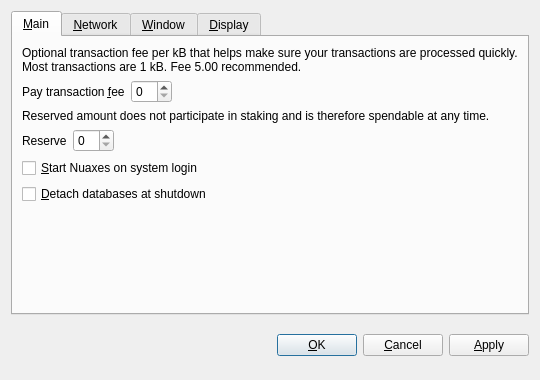
<?xml version="1.0" encoding="UTF-8"?>
<ui version="4.0">
 <class>OptionsDialog</class>
 <widget class="QDialog" name="OptionsDialog">
  <property name="geometry">
   <rect>
    <x>0</x>
    <y>0</y>
    <width>540</width>
    <height>380</height>
   </rect>
  </property>
  <property name="windowTitle">
   <string>Options</string>
  </property>
  <property name="modal">
   <bool>true</bool>
  </property>
  <layout class="QVBoxLayout" name="verticalLayout">
   <item>
    <widget class="QTabWidget" name="tabWidget">
     <property name="tabPosition">
      <enum>QTabWidget::North</enum>
     </property>
     <property name="currentIndex">
      <number>0</number>
     </property>
     <widget class="QWidget" name="tabMain">
      <attribute name="title">
       <string>&amp;Main</string>
      </attribute>
      <layout class="QVBoxLayout" name="verticalLayout_Main">
       <item>
        <widget class="QLabel" name="transactionFeeInfoLabel">
         <property name="text">
          <string>Optional transaction fee per kB that helps make sure your transactions are processed quickly. Most transactions are 1 kB. Fee 5.00 recommended.</string>
         </property>
         <property name="textFormat">
          <enum>Qt::PlainText</enum>
         </property>
         <property name="wordWrap">
          <bool>true</bool>
         </property>
        </widget>
       </item>
       <item>
        <layout class="QHBoxLayout" name="horizontalLayoutFee">
         <item>
          <widget class="QLabel" name="transactionFeeLabel">
           <property name="text">
            <string>Pay transaction &amp;fee</string>
           </property>
           <property name="textFormat">
            <enum>Qt::PlainText</enum>
           </property>
           <property name="buddy">
            <cstring>transactionFee</cstring>
           </property>
          </widget>
         </item>
         <item>
          <widget class="BitcoinAmountField" name="transactionFee"/>
         </item>
         <item>
          <spacer name="horizontalSpacerFee">
           <property name="orientation">
            <enum>Qt::Horizontal</enum>
           </property>
           <property name="sizeHint" stdset="0">
            <size>
             <width>40</width>
             <height>20</height>
            </size>
           </property>
          </spacer>
         </item>
        </layout>
       </item>
       <item>
        <widget class="QLabel" name="reserveBalanceInfoLabel">
         <property name="text">
          <string>Reserved amount does not participate in staking and is therefore spendable at any time.</string>
         </property>
         <property name="textFormat">
          <enum>Qt::PlainText</enum>
         </property>
         <property name="wordWrap">
          <bool>true</bool>
         </property>
        </widget>
       </item>
       <item>
        <layout class="QHBoxLayout" name="horizontalLayoutReserveBalance">
         <item>
          <widget class="QLabel" name="reserveBalanceLabel">
           <property name="text">
            <string>Reserve</string>
           </property>
           <property name="textFormat">
            <enum>Qt::PlainText</enum>
           </property>
           <property name="buddy">
            <cstring>reserveBalance</cstring>
           </property>
          </widget>
         </item>
         <item>
          <widget class="BitcoinAmountField" name="reserveBalance"/>
         </item>
         <item>
          <spacer name="horizontalSpacerReserveBalance">
           <property name="orientation">
            <enum>Qt::Horizontal</enum>
           </property>
           <property name="sizeHint" stdset="0">
            <size>
             <width>40</width>
             <height>20</height>
            </size>
           </property>
          </spacer>
         </item>
        </layout>
       </item>
       <item>
        <widget class="QCheckBox" name="bitcoinAtStartup">
         <property name="toolTip">
          <string>Automatically start Nuaxes after logging in to the system.</string>
         </property>
         <property name="text">
          <string>&amp;Start Nuaxes on system login</string>
         </property>
        </widget>
       </item>
       <item>
        <widget class="QCheckBox" name="detachDatabases">
         <property name="toolTip">
          <string>Detach block and address databases at shutdown. This means they can be moved to another data directory, but it slows down shutdown. The wallet is always detached.</string>
         </property>
         <property name="text">
          <string>&amp;Detach databases at shutdown</string>
         </property>
        </widget>
       </item>
       <item>
        <spacer name="verticalSpacer_Main">
         <property name="orientation">
          <enum>Qt::Vertical</enum>
         </property>
         <property name="sizeHint" stdset="0">
          <size>
           <width>20</width>
           <height>40</height>
          </size>
         </property>
        </spacer>
       </item>
      </layout>
     </widget>
     <widget class="QWidget" name="tabNetwork">
      <attribute name="title">
       <string>&amp;Network</string>
      </attribute>
      <layout class="QVBoxLayout" name="verticalLayout_Network">
       <item>
        <widget class="QCheckBox" name="mapPortUpnp">
         <property name="toolTip">
          <string>Automatically open the Nuaxes client port on the router. This only works when your router supports UPnP and it is enabled.</string>
         </property>
         <property name="text">
          <string>Map port using &amp;UPnP</string>
         </property>
        </widget>
       </item>
       <item>
        <widget class="QCheckBox" name="connectSocks">
         <property name="toolTip">
          <string>Connect to the Nuaxes network through a SOCKS proxy (e.g. when connecting through Tor).</string>
         </property>
         <property name="text">
          <string>&amp;Connect through SOCKS proxy:</string>
         </property>
        </widget>
       </item>
       <item>
        <layout class="QHBoxLayout" name="horizontalLayout_Network">
         <item>
          <widget class="QLabel" name="proxyIpLabel">
           <property name="text">
            <string>Proxy &amp;IP:</string>
           </property>
           <property name="textFormat">
            <enum>Qt::PlainText</enum>
           </property>
           <property name="buddy">
            <cstring>proxyIp</cstring>
           </property>
          </widget>
         </item>
         <item>
          <widget class="QValidatedLineEdit" name="proxyIp">
           <property name="maximumSize">
            <size>
             <width>140</width>
             <height>16777215</height>
            </size>
           </property>
           <property name="toolTip">
            <string>IP address of the proxy (e.g. 127.0.0.1)</string>
           </property>
          </widget>
         </item>
         <item>
          <widget class="QLabel" name="proxyPortLabel">
           <property name="text">
            <string>&amp;Port:</string>
           </property>
           <property name="textFormat">
            <enum>Qt::PlainText</enum>
           </property>
           <property name="buddy">
            <cstring>proxyPort</cstring>
           </property>
          </widget>
         </item>
         <item>
          <widget class="QLineEdit" name="proxyPort">
           <property name="maximumSize">
            <size>
             <width>55</width>
             <height>16777215</height>
            </size>
           </property>
           <property name="toolTip">
            <string>Port of the proxy (e.g. 9050)</string>
           </property>
          </widget>
         </item>
         <item>
          <widget class="QLabel" name="socksVersionLabel">
           <property name="text">
            <string>SOCKS &amp;Version:</string>
           </property>
           <property name="textFormat">
            <enum>Qt::PlainText</enum>
           </property>
           <property name="buddy">
            <cstring>socksVersion</cstring>
           </property>
          </widget>
         </item>
         <item>
          <widget class="QValueComboBox" name="socksVersion">
           <property name="toolTip">
            <string>SOCKS version of the proxy (e.g. 5)</string>
           </property>
          </widget>
         </item>
         <item>
          <spacer name="horizontalSpacer_Network">
           <property name="orientation">
            <enum>Qt::Horizontal</enum>
           </property>
           <property name="sizeHint" stdset="0">
            <size>
             <width>40</width>
             <height>20</height>
            </size>
           </property>
          </spacer>
         </item>
        </layout>
       </item>
       <item>
        <spacer name="verticalSpacer_Network">
         <property name="orientation">
          <enum>Qt::Vertical</enum>
         </property>
         <property name="sizeHint" stdset="0">
          <size>
           <width>20</width>
           <height>40</height>
          </size>
         </property>
        </spacer>
       </item>
      </layout>
     </widget>
     <widget class="QWidget" name="tabWindow">
      <attribute name="title">
       <string>&amp;Window</string>
      </attribute>
      <layout class="QVBoxLayout" name="verticalLayout_Window">
       <item>
        <widget class="QCheckBox" name="minimizeToTray">
         <property name="toolTip">
          <string>Show only a tray icon after minimizing the window.</string>
         </property>
         <property name="text">
          <string>&amp;Minimize to the tray instead of the taskbar</string>
         </property>
        </widget>
       </item>
       <item>
        <widget class="QCheckBox" name="minimizeOnClose">
         <property name="toolTip">
          <string>Minimize instead of exit the application when the window is closed. When this option is enabled, the application will be closed only after selecting Quit in the menu.</string>
         </property>
         <property name="text">
          <string>M&amp;inimize on close</string>
         </property>
        </widget>
       </item>
       <item>
        <spacer name="verticalSpacer_Window">
         <property name="orientation">
          <enum>Qt::Vertical</enum>
         </property>
         <property name="sizeHint" stdset="0">
          <size>
           <width>20</width>
           <height>40</height>
          </size>
         </property>
        </spacer>
       </item>
      </layout>
     </widget>
     <widget class="QWidget" name="tabDisplay">
      <attribute name="title">
       <string>&amp;Display</string>
      </attribute>
      <layout class="QVBoxLayout" name="verticalLayout_Display">
       <item>
        <layout class="QHBoxLayout" name="horizontalLayout_1_Display">
         <item>
          <widget class="QLabel" name="langLabel">
           <property name="text">
            <string>User Interface &amp;language:</string>
           </property>
           <property name="textFormat">
            <enum>Qt::PlainText</enum>
           </property>
           <property name="buddy">
            <cstring>lang</cstring>
           </property>
          </widget>
         </item>
         <item>
          <widget class="QValueComboBox" name="lang">
           <property name="toolTip">
            <string>The user interface language can be set here. This setting will take effect after restarting Nuaxes.</string>
           </property>
          </widget>
         </item>
        </layout>
       </item>
       <item>
        <layout class="QHBoxLayout" name="horizontalLayout_2_Display">
         <item>
          <widget class="QLabel" name="unitLabel">
           <property name="text">
            <string>&amp;Unit to show amounts in:</string>
           </property>
           <property name="textFormat">
            <enum>Qt::PlainText</enum>
           </property>
           <property name="buddy">
            <cstring>unit</cstring>
           </property>
          </widget>
         </item>
         <item>
          <widget class="QValueComboBox" name="unit">
           <property name="toolTip">
            <string>Choose the default subdivision unit to show in the interface and when sending coins.</string>
           </property>
          </widget>
         </item>
        </layout>
       </item>
       <item>
        <widget class="QCheckBox" name="displayAddresses">
         <property name="toolTip">
          <string>Whether to show Nuaxes addresses in the transaction list or not.</string>
         </property>
         <property name="text">
          <string>&amp;Display addresses in transaction list</string>
         </property>
        </widget>
       </item>
       <item>
        <widget class="QCheckBox" name="coinControlFeatures">
         <property name="toolTip">
          <string>Whether to show coin control features or not.</string>
         </property>
         <property name="text">
          <string>Display coin &amp;control features (experts only!)</string>
         </property>
        </widget>
       </item>
       <item>
        <spacer name="verticalSpacer_Display">
         <property name="orientation">
          <enum>Qt::Vertical</enum>
         </property>
         <property name="sizeHint" stdset="0">
          <size>
           <width>20</width>
           <height>40</height>
          </size>
         </property>
        </spacer>
       </item>
      </layout>
     </widget>
    </widget>
   </item>
   <item>
    <layout class="QHBoxLayout" name="horizontalLayout_Buttons">
     <item>
      <spacer name="horizontalSpacer_1">
       <property name="orientation">
        <enum>Qt::Horizontal</enum>
       </property>
       <property name="sizeHint" stdset="0">
        <size>
         <width>40</width>
         <height>48</height>
        </size>
       </property>
      </spacer>
     </item>
     <item>
      <widget class="QLabel" name="statusLabel">
       <property name="font">
        <font>
         <weight>75</weight>
         <bold>true</bold>
        </font>
       </property>
       <property name="text">
        <string/>
       </property>
       <property name="textFormat">
        <enum>Qt::PlainText</enum>
       </property>
       <property name="wordWrap">
        <bool>true</bool>
       </property>
      </widget>
     </item>
     <item>
      <spacer name="horizontalSpacer_2">
       <property name="orientation">
        <enum>Qt::Horizontal</enum>
       </property>
       <property name="sizeHint" stdset="0">
        <size>
         <width>40</width>
         <height>48</height>
        </size>
       </property>
      </spacer>
     </item>
     <item>
      <widget class="QPushButton" name="okButton">
       <property name="text">
        <string>&amp;OK</string>
       </property>
      </widget>
     </item>
     <item>
      <widget class="QPushButton" name="cancelButton">
       <property name="text">
        <string>&amp;Cancel</string>
       </property>
       <property name="autoDefault">
        <bool>false</bool>
       </property>
      </widget>
     </item>
     <item>
      <widget class="QPushButton" name="applyButton">
       <property name="text">
        <string>&amp;Apply</string>
       </property>
       <property name="autoDefault">
        <bool>false</bool>
       </property>
      </widget>
     </item>
    </layout>
   </item>
  </layout>
 </widget>
 <customwidgets>
  <customwidget>
   <class>BitcoinAmountField</class>
   <extends>QSpinBox</extends>
   <header>bitcoinamountfield.h</header>
  </customwidget>
  <customwidget>
   <class>QValueComboBox</class>
   <extends>QComboBox</extends>
   <header>qvaluecombobox.h</header>
  </customwidget>
  <customwidget>
   <class>QValidatedLineEdit</class>
   <extends>QLineEdit</extends>
   <header>qvalidatedlineedit.h</header>
  </customwidget>
 </customwidgets>
 <resources/>
 <connections/>
</ui>
